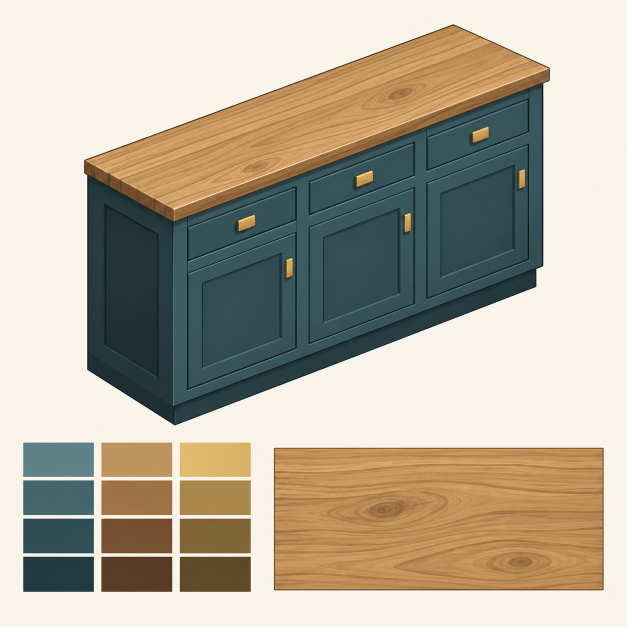
#> input picture Tools/PerfectPixelUniform/Source06/generated-board.png, 1254 x 1254 px (shown at 1/2 size)
$ python cleanup.py --source Source06/generated-board.png --output-dir out
#> lines starting #> are read from the running program, lines starting #| are printed output that depends on the picture; after the words box and inside, x2 and y2 are one past the last pixel; in counts of white or black regions, pixels touching at a corner belong together
"""Source-resolution, bounded colour cleanup; never estimates or resizes a grid."""
from __future__ import annotations

import argparse
import hashlib
import json
from pathlib import Path
import time

import numpy as np
from PIL import Image


def rgb_lab(rgb):
    """8-bit sRGB -> CIELAB with D65 reference white, for Delta E 76 only."""
    c = np.asarray(rgb, dtype=np.float32) / 255.0
    linear = np.where(c <= .04045, c / 12.92, ((c + .055) / 1.055) ** 2.4)
    matrix = np.array([[.4124564, .3575761, .1804375],
                       [.2126729, .7151522, .0721750],
                       [.0193339, .1191920, .9503041]], dtype=np.float32)
    xyz = linear @ matrix.T / np.array([.95047, 1.0, 1.08883], dtype=np.float32)
    f = np.where(xyz > (6 / 29) ** 3, np.cbrt(xyz), xyz / (3 * (6 / 29) ** 2) + 4 / 29)
    return np.stack((116 * f[..., 1] - 16, 500 * (f[..., 0] - f[..., 1]),
                     200 * (f[..., 1] - f[..., 2])), axis=-1)


def delta(a, b):
    return np.sqrt(np.sum((a - b) ** 2, axis=-1))


def colour_count(rgb, visible):
    c = rgb[visible].astype(np.uint32)
    return int(len(np.unique((c[:, 0] << 16) | (c[:, 1] << 8) | c[:, 2])))


def protected_edges(lab, visible, threshold):
    protected = np.zeros(visible.shape, dtype=bool)
    for axis in (0, 1):
        a = (slice(None, -1), slice(None)) if axis == 0 else (slice(None), slice(None, -1))
        b = (slice(1, None), slice(None)) if axis == 0 else (slice(None), slice(1, None))
        edge = (delta(lab[a], lab[b]) >= threshold) & visible[a] & visible[b]
        protected[a] |= edge
        protected[b] |= edge
    return protected


def bilateral(rgb, lab, alpha, strength):
    """5x5, sigmaSpace=1 px, Lab range weights; average stored sRGB bytes."""
    height, width = alpha.shape
    numer = np.zeros(rgb.shape, dtype=np.float32)
    denom = np.zeros(alpha.shape, dtype=np.float32)
    for dy in range(-2, 3):
        for dx in range(-2, 3):
            y0, y1 = max(0, -dy), min(height, height - dy)
            x0, x1 = max(0, -dx), min(width, width - dx)
            dst = (slice(y0, y1), slice(x0, x1))
            src = (slice(y0 + dy, y1 + dy), slice(x0 + dx, x1 + dx))
            distance2 = np.sum((lab[dst] - lab[src]) ** 2, axis=-1)
            weights = np.exp(-.5 * (dx * dx + dy * dy) - distance2 / (2 * strength * strength))
            weights *= alpha[src] / 255.0
            numer[dst] += weights[..., None] * rgb[src]
            denom[dst] += weights
    # Empty support is restored below, without allowing NaN to propagate.
    return np.clip(np.rint(numer / np.maximum(denom[..., None], 1e-20)), 0, 255).astype(np.uint8)


def process_cleanup(pixels, strength=4, palette_colors=256):
    if not isinstance(pixels, np.ndarray) or pixels.dtype != np.uint8 or pixels.ndim != 3 or pixels.shape[2] not in (3, 4):
        raise ValueError("입력은 RGB/RGBA uint8 배열이어야 합니다.")
    if min(pixels.shape[:2]) < 1 or pixels.shape[0] * pixels.shape[1] > 4_000_000:
        raise ValueError("입력 제한은 4 MP입니다.")
    if type(strength) not in (int, float) or strength not in (2, 4, 8):
        raise ValueError("색 정리 강도는 2, 4, 8 ΔE76 중 하나입니다.")
    if type(palette_colors) is not int or palette_colors not in (64, 128, 256):
        raise ValueError("후보 팔레트는 64, 128, 256색 중 하나입니다.")
    start = time.perf_counter()
    before_hash = hashlib.sha256(pixels.tobytes()).hexdigest()
    rgb = pixels[..., :3]
    alpha = pixels[..., 3] if pixels.shape[2] == 4 else np.full(pixels.shape[:2], 255, dtype=np.uint8)
    visible = alpha > 0
    before_colors = colour_count(rgb, visible)
    lab = rgb_lab(rgb)
    threshold = max(12, 3 * strength)
    protected = protected_edges(lab, visible, threshold)
    output = pixels.copy()
    timings = {}
    mapped_count = fallback_count = 0
    noop = before_colors <= palette_colors
    if not noop:
        stage = time.perf_counter()
        smoothed = bilateral(rgb, lab, alpha, strength)
        allowed = visible & ~protected & (delta(lab, rgb_lab(smoothed)) <= strength)
        smoothed[~allowed] = rgb[~allowed]
        timings["bilateral_seconds"] = time.perf_counter() - stage
        stage = time.perf_counter()
        # Train only on visible pixels; hidden background must not spend palette slots.
        training_mask = alpha >= 16
        if not np.any(training_mask):
            training_mask = visible
        training = Image.fromarray(smoothed[training_mask][None, ...])
        palette = training.quantize(colors=palette_colors, method=Image.Quantize.MEDIANCUT,
                                    dither=Image.Dither.NONE)
        mapped = np.asarray(Image.fromarray(smoothed).quantize(palette=palette, dither=Image.Dither.NONE).convert("RGB"))
        allowed_palette = visible & ~protected & (delta(lab, rgb_lab(mapped)) <= strength)
        result = smoothed.copy()
        result[allowed_palette] = mapped[allowed_palette]
        result[protected | ~visible] = rgb[protected | ~visible]
        output[..., :3] = result
        mapped_count = int(np.count_nonzero(allowed_palette))
        fallback_count = int(np.count_nonzero(visible & ~protected & ~allowed_palette))
        timings["palette_seconds"] = time.perf_counter() - stage
    out_lab = rgb_lab(output[..., :3])
    errors = delta(lab, out_lab)
    max_error = float(np.max(errors, initial=0))
    alpha_exact = np.array_equal(output[..., 3:], pixels[..., 3:])
    hidden_exact = np.array_equal(output[~visible], pixels[~visible])
    edge_exact = np.array_equal(output[..., :3][protected], rgb[protected])
    source_exact = hashlib.sha256(pixels.tobytes()).hexdigest() == before_hash
    if not (output.shape == pixels.shape and source_exact and alpha_exact and hidden_exact and edge_exact
            and np.isfinite(errors).all() and max_error <= strength + .001):
        raise RuntimeError("색 정리 보존 계약 실패: 출력 저장을 중단합니다.")
    changed = visible & np.any(output[..., :3] != rgb, axis=-1)
    # Measure the same source-defined low-contrast pairs, excluding protected endpoints.
    noise_before = noise_after = 0.0
    noise_pairs = 0
    for axis in (0, 1):
        a = (slice(None, -1), slice(None)) if axis == 0 else (slice(None), slice(None, -1))
        b = (slice(1, None), slice(None)) if axis == 0 else (slice(None), slice(1, None))
        d0, d1 = delta(lab[a], lab[b]), delta(out_lab[a], out_lab[b])
        mask = visible[a] & visible[b] & ~protected[a] & ~protected[b] & (d0 > 0) & (d0 <= strength)
        noise_before += float(np.sum(d0[mask] ** 2, dtype=np.float64))
        noise_after += float(np.sum(d1[mask] ** 2, dtype=np.float64))
        noise_pairs += int(np.count_nonzero(mask))
    report = {
        "schema": "perfect-pixel-colour-cleanup/3", "algorithm": "bounded bilateral + median-cut palette, dithering NONE",
        "grid_status": "source_resolution_cleanup", "grid_recovered": False, "period_source_px": 1,
        "source_dimensions": [pixels.shape[1], pixels.shape[0]], "output_dimensions": [pixels.shape[1], pixels.shape[0]],
        "source_array_sha256": before_hash, "output_array_sha256": hashlib.sha256(output.tobytes()).hexdigest(),
        "producer_sha256": hashlib.sha256(Path(__file__).read_bytes()).hexdigest(),
        "settings": {"maximum_delta_e76": strength, "candidate_palette_colors": palette_colors,
                     "radius_source_px": 2, "sigma_space_px": 1, "sigma_colour_delta_e76": strength,
                     "strong_edge_threshold_delta_e76": threshold, "dithering": "NONE",
                     "palette_training": "alpha >= 16; all visible only if no such pixel exists",
                     "filter_average_space": "stored sRGB byte values; CIELAB D65 weights"},
        "geometry": {"nonlinear_warp": False, "inverse_jacobian": [[1, 0], [0, 1]], "resized": False, "cropped": False},
        "invariants": {"input_unchanged": source_exact, "alpha_byte_exact": alpha_exact,
                       "hidden_rgb_exact": hidden_exact, "protected_edge_rgb_exact": edge_exact,
                       "protected_edge_pixel_count": int(np.count_nonzero(protected)), "maximum_measured_delta_e76": max_error},
        "colour_statistics": {"visible_rgb_colors_before": before_colors, "visible_rgb_colors_after": colour_count(output[..., :3], visible),
                              "changed_visible_pixels": int(np.count_nonzero(changed)), "palette_mapped_pixels": mapped_count,
                              "preservation_fallback_pixels": fallback_count, "already_limited_palette_noop": noop},
        "low_contrast_statistics": {"source_selected_pair_count": noise_pairs,
                                    "squared_delta_e76_before": noise_before, "squared_delta_e76_after": noise_after,
                                    "energy_ratio": noise_after / noise_before if noise_before else None,
                                    "meaning": "local colour variation only; not a semantic feature or art quality score"},
        "elapsed_seconds": time.perf_counter() - start, "stage_seconds": timings,
        "warnings": ["원본 크기의 색 정리 후보입니다. 원래 픽셀 격자 복원이나 모든 의미 있는 특징 보존을 증명하지 않습니다.",
                     "보호 색과 오차 제한 때문에 최종 색 수는 후보 팔레트 수보다 많을 수 있습니다.",
                     "고대비 외곽 잔색과 alpha 번짐은 보존될 수 있습니다. 이 경로는 alpha/matte를 변경하지 않습니다."],
    }
    return output, report


def main():
    parser = argparse.ArgumentParser(description=__doc__)
    parser.add_argument("--source", type=Path, required=True)
    parser.add_argument("--output-dir", type=Path, required=True)
    parser.add_argument("--strength", type=int, choices=(2, 4, 8), default=4)
    parser.add_argument("--palette-colors", type=int, choices=(64, 128, 256), default=256)
    args = parser.parse_args()
    if args.output_dir.exists():
        parser.error("기존 결과 폴더를 덮어쓰지 않습니다.")
    source_bytes = args.source.read_bytes()
    with Image.open(args.source) as source:
#> source is the input picture: PIL image 1254x1254 RGB; mean R, G, B 179.8, 171.9, 154.4
        if source.mode not in ("RGB", "RGBA") or getattr(source, "n_frames", 1) != 1:
            parser.error("RGB/RGBA 단일 정지 이미지만 지원합니다.")
        output, report = process_cleanup(np.array(source), args.strength, args.palette_colors)
#> in process_cleanup, `alpha = pixels[..., 3] if pixels.shape[2] == 4 else np.full(pixels.sha..`: alpha: shape (1254, 1254); every value is 255
#> in process_cleanup, `visible = alpha > 0`: visible: shape (1254, 1254) bool; every value is 1
#> in process_cleanup, `before_colors = colour_count(rgb, visible)`: before_colors = 33132
#> the loop in protected_edges, `for axis in (0, 1):` made 2 passes
#> pass 1, in protected_edges, `edge = (delta(lab[a], lab[b]) >= threshold) & visible[a] & visible[b]`:
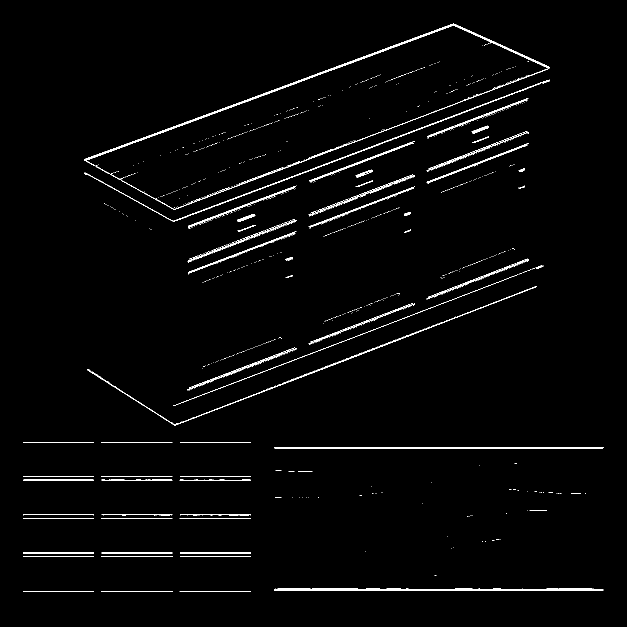
#> edge: shape (1253, 1254) bool (shown at 1/2 size); 2% white in thin lines or dots, all inside (x1, y1, x2, y2) = (46, 47, 1208, 1184)
#> after the loop in protected_edges, `for axis in (0, 1):`:
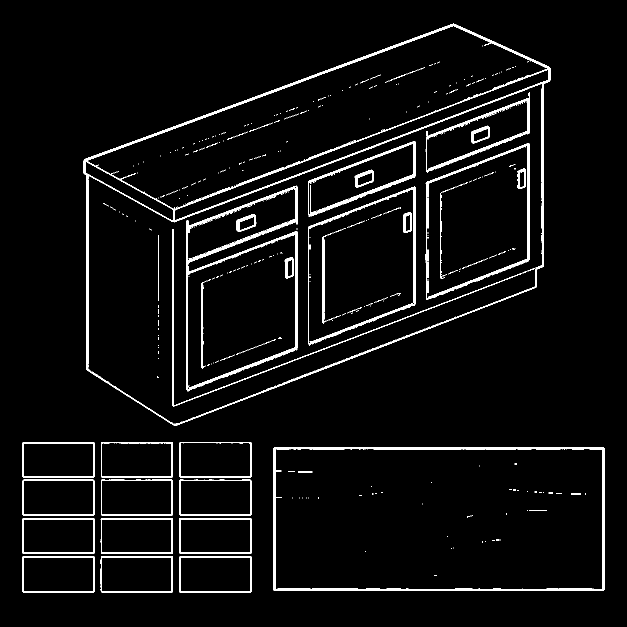
#> protected: shape (1254, 1254) bool (shown at 1/2 size); 4.4% white; 804 white regions (763 under 20 px), largest, box (x1, y1, x2, y2) and area: (167, 47, 1101, 852) 17551, (546, 894, 1209, 1182) 8787, (373, 371, 595, 783) 6631
#> in process_cleanup, `noop = before_colors <= palette_colors`: noop = False
#> after the loop in bilateral, `for dy in range(-2, 3):`:
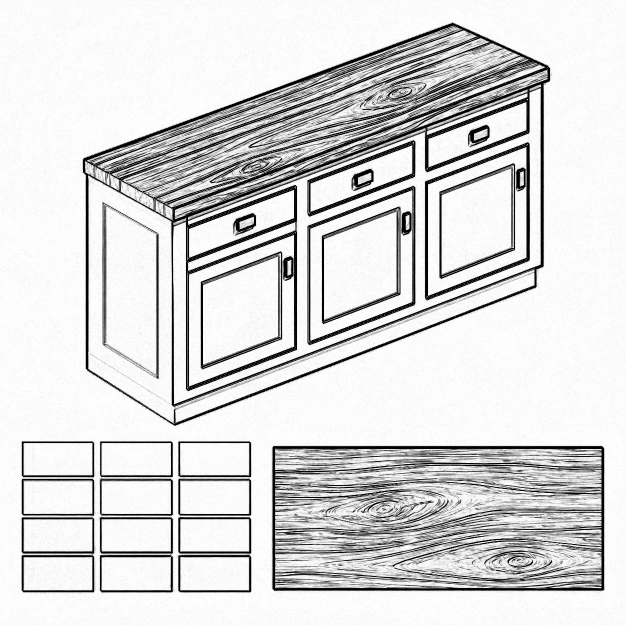
#> weights: shape (1252, 1252) float32 (shown at 1/2 size); min 0, max 0.0183, mean 0.0156; drawn with min black and max white
#> in process_cleanup, `smoothed[~allowed] = rgb[~allowed]`: smoothed: shape (1254, 1254, 3); mean R, G, B 179.8, 171.9, 154.5
#> in process_cleanup, `allowed_palette = visible & ~protected & (delta(lab, rgb_lab(mapped)) ..`:
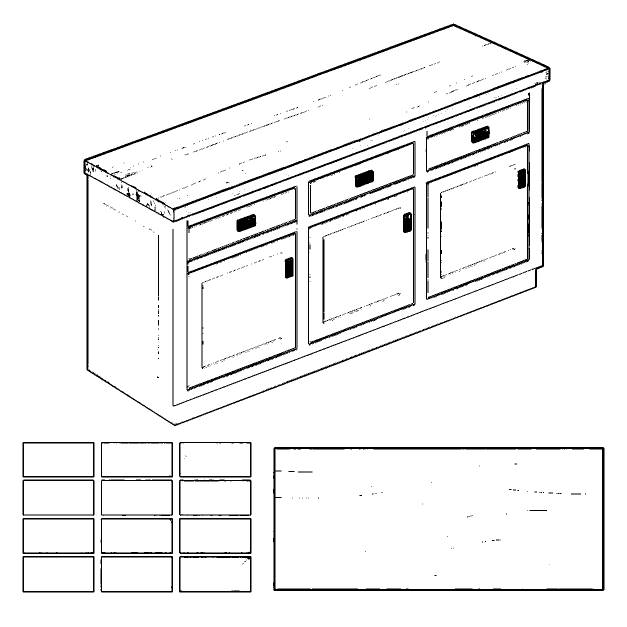
#> allowed_palette: shape (1254, 1254) bool (shown at 1/2 size); 95.3% white; 946 black regions (902 under 20 px), largest, box (x1, y1, x2, y2) and area: (167, 47, 1101, 852) 19388, (546, 894, 1209, 1182) 8787, (373, 371, 595, 783) 6651
#> in process_cleanup, `mapped_count = int(np.count_nonzero(allowed_palette))`: mapped_count = 1498115
#> in process_cleanup, `fallback_count = int(np.count_nonzero(visible & ~protected & ~allowed_..`: fallback_count = 4840
#> in delta (call 5), `return np.sqrt(np.sum((a - b) ** 2, axis=-1))`:
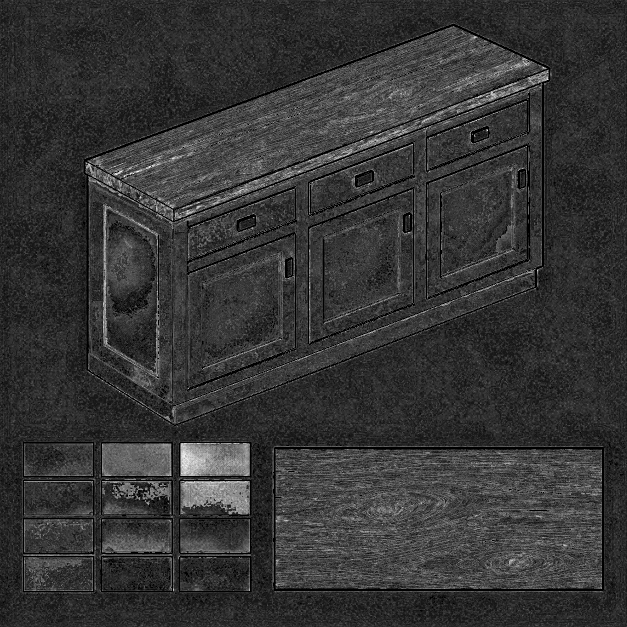
#> returned value: shape (1254, 1254) float32 (shown at 1/2 size); min 0, max 4, mean 0.842; drawn with min black and max white
#> in process_cleanup, `max_error = float(np.max(errors, initial=0))`: max_error = 4
#> in process_cleanup, `alpha_exact = np.array_equal(output[..., 3:], pixels[..., 3:])`: alpha_exact = True
#> in process_cleanup, `changed = visible & np.any(output[..., :3] != rgb, axis=-1)`: changed: shape (1254, 1254) bool; 94.2% white; 10311 black regions (10205 under 20 px), largest, box (x1, y1, x2, y2) and area: (167, 47, 1101, 852) 17708, (546, 894, 1210, 1182) 8825, (373, 371, 596, 783) 6725
#> the loop in process_cleanup, `for axis in (0, 1):` made 2 passes
#> (noise_before, noise_after, noise_pairs) on passes 1 to 2: (1308568.8, 613123.6, 949811), (2106256, 1047897.7, 1935938)
#> pass 1, in process_cleanup, `mask = visible[a] & visible[b] & ~protected[a] & ~protected[b] & (d0 >..`:
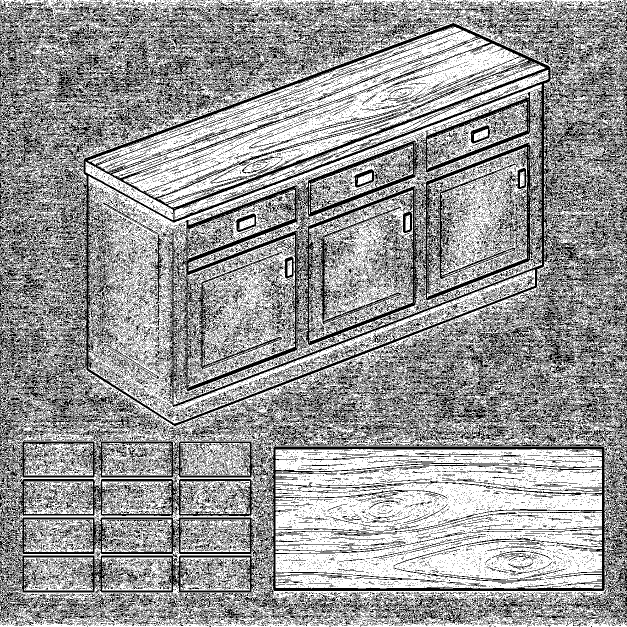
#> mask: shape (1253, 1254) bool (shown at 1/2 size); 60.4% white; black in thin lines or dots
#> after the loop in process_cleanup, `for axis in (0, 1):`:
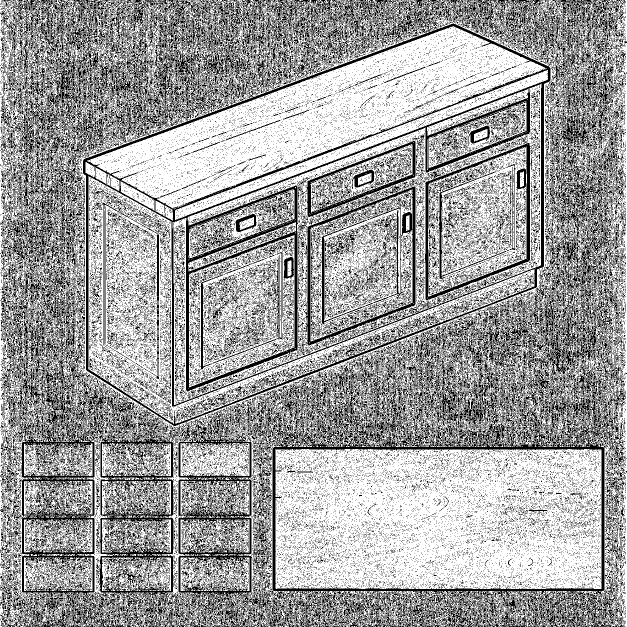
#> mask: shape (1254, 1253) bool (shown at 1/2 size); 62.8% white; black in thin lines or dots
#> after the loop in process_cleanup, `for axis in (0, 1):`: noise_after = 1047897.7; noise_before = 2106256; noise_pairs = 1935938
#> report = 18 items
    if args.source.read_bytes() != source_bytes:
        raise RuntimeError("원본 파일이 변경됐습니다.")
    args.output_dir.mkdir(parents=True, exist_ok=False)
    Image.fromarray(output).save(args.output_dir / "output.png")
    report["source_path"] = str(args.source.resolve())
    report["source_file_sha256"] = hashlib.sha256(source_bytes).hexdigest()
    with (args.output_dir / "receipt.json").open("x", encoding="utf-8") as stream:
        json.dump(report, stream, ensure_ascii=False, indent=2)
        stream.write("\n")
    print(json.dumps({"output": str((args.output_dir / "output.png").resolve()), "report": report}, ensure_ascii=False))
#> (printed output is left out)


if __name__ == "__main__":
    main()
